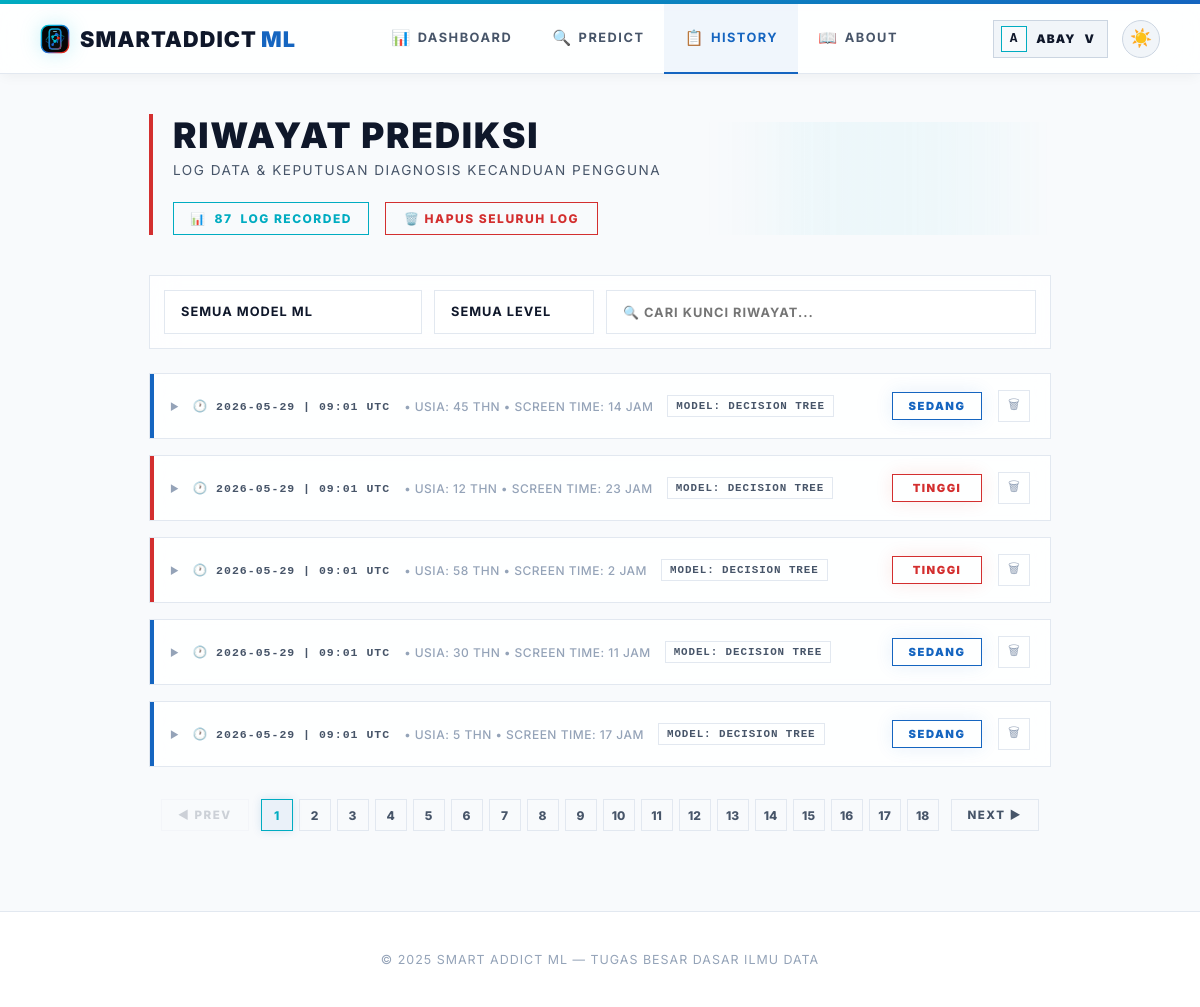
The page /history (signed in) on the database its author committed.
### app.py (models this page shows, shortened)
class User(UserMixin, db.Model):
    id = db.Column(db.Integer, primary_key=True)
    username = db.Column(db.String(80), unique=True, nullable=False)
    password_hash = db.Column(db.String(200), nullable=False)
    role = db.Column(db.String(10), default='user')  # 'user' or 'admin'
    created_at = db.Column(db.DateTime, default=datetime.utcnow)
    predictions = db.relationship('Prediction', backref='user', lazy=True)
    @property
    def is_admin(self):
        return self.role == 'admin'

class Prediction(db.Model):
    id = db.Column(db.Integer, primary_key=True)
    user_id = db.Column(db.Integer, db.ForeignKey('user.id'), nullable=False)
    model_name = db.Column(db.String(50), nullable=False)
    input_values = db.Column(db.Text, nullable=False)  # JSON string
    result = db.Column(db.String(20), nullable=False)
    prediction_raw = db.Column(db.Integer, nullable=False)
    timestamp = db.Column(db.DateTime, default=datetime.utcnow)
    @property
    def input_list(self):
        return json.loads(self.input_values)

### app.py (the view)
@app.route("/history")
@login_required
def history_page():
    user_preds = Prediction.query.filter_by(user_id=current_user.id).order_by(Prediction.timestamp.desc()).all()
    return render_template("history.html", predictions=user_preds, active_page='history')

### app.py (called while the page is built)
@app.after_request
def add_no_cache(response):
    response.headers['Cache-Control'] = 'no-store, no-cache, must-revalidate, max-age=0'
    response.headers['Pragma'] = 'no-cache'
    response.headers['Expires'] = '0'
    return response

@login_manager.user_loader
def load_user(user_id):
    return User.query.get(int(user_id))

### templates/history.html (shortened to what this page needs)
{% extends "base.html" %}
{% block content %}
<main class="content">
    <div class="page-header">
        <h1>RIWAYAT PREDIKSI</h1>
        <p>LOG DATA & KEPUTUSAN DIAGNOSIS KECANDUAN PENGGUNA</p>
        {% if predictions %}
        <div class="header-actions">
            <div class="count-badge">📊 <span id="visibleCount">{{ predictions|length }}</span> LOG RECORDED</div>
            <form method="post" action="{{ url_for('clear_my_history') }}" style="display:inline" onsubmit="return confirm('APAKAH ANDA YAKIN INGIN MENGHAPUS SELURUH LOG RIWAYAT?')">
                <button type="submit" class="btn-danger">🗑️ HAPUS SELURUH LOG</button>
            </form>
        </div>
        {% endif %}
    </div>
    {% if predictions %}
    <div class="filter-bar">
        <select id="filterModel" onchange="applyFilters()">
            <option value="">SEMUA MODEL ML</option>
        </select>
        <select id="filterLevel" onchange="applyFilters()">
            <option value="">SEMUA LEVEL</option>
        </select>
        <input type="text" id="filterSearch" placeholder="🔍 CARI KUNCI RIWAYAT..." oninput="applyFilters()">
    </div>
    <div class="history-list" id="historyList">
        {% for entry in predictions %}
        {% set level_class = 'level-rendah' if entry.result == 'Rendah' else ('level-sedang' if entry.result == 'Sedang' else 'level-tinggi') %}
        {% set inputs = entry.input_list %}
        <div class="history-card {{ level_class }}" style="animation-delay: {{ loop.index0 * 0.05 }}s" data-model="{{ entry.model_name }}" data-level="{{ entry.result }}" data-text="{{ entry.model_name }} {{ entry.result }} {{ entry.timestamp }}">
            <div class="history-main-row" onclick="toggleCard(this.closest('.history-card'))">
                <div class="toggle-area">
                    <span class="expand-icon">▶</span>
                    <span class="history-timestamp">🕐 {{ entry.timestamp.strftime('%Y-%m-%d | %H:%M UTC') }}</span>
                    {% set is_new = inputs|length >= 10 %}
                    <span class="history-summary-text">
                        {% if is_new %}
                            • Usia: {{ inputs[0] | round | int }} thn • Screen Time: {{ inputs[2] | round | int }} jam
                        {% else %}
                            • Data: {{ inputs | length }} fitur
                        {% endif %}
                    </span>
                    <span class="history-model-chip">MODEL: {{ entry.model_name | upper }}</span>
                </div>
                <div class="result-badge {{ level_class }}">{{ entry.result }}</div>
                <form method="post" action="{{ url_for('delete_prediction', pred_id=entry.id) }}" onsubmit="return confirm('HAPUS LOG DIAGNOSIS INI?')" onclick="event.stopPropagation()">
                    <button type="submit" class="delete-btn" title="Hapus Log">🗑</button>
                </form>
            </div>
        </div>
        {% endfor %}
    </div>
    <div class="pagination-container" id="paginationContainer">
        <button class="pager-btn" id="prevBtn" onclick="changePage(-1)">◀ PREV</button>
        <div class="page-numbers" id="pageNumbers"></div>
        <button class="pager-btn" id="nextBtn" onclick="changePage(1)">NEXT ▶</button>
    </div>
    {% endif %}
</main>
{% endblock %}

### templates/base.html (shortened to what this page needs)
<!doctype html>
<html lang="id" data-theme="light">
<head>
</head>
<body>
    <div class="navbar-wrap">
        <nav class="navbar">
            <a href="{{ url_for('dashboard') }}" class="logo" style="text-decoration:none">
                <img class="logo-mark" src="{{ url_for('static', filename='img/smartaddict-logo.svg') }}" alt="" aria-hidden="true">
                <span>SmartAddict<span style="color:var(--m-blue-dark); font-weight: 900; margin-left: 4px;">ML</span></span>
            </a>
            <div class="nav-center">
                {% if current_user.is_authenticated and current_user.is_admin %}
                <a href="{{ url_for('admin_dashboard') }}" {% if active_page == 'admin_dashboard' %}class="active"{% endif %}><span class="nav-icon">🛡️</span>Admin</a>
                <a href="{{ url_for('admin_history') }}" {% if active_page == 'admin_history' %}class="active"{% endif %}><span class="nav-icon">📋</span>History</a>
                <a href="{{ url_for('admin_users') }}" {% if active_page == 'admin_users' %}class="active"{% endif %}><span class="nav-icon">👥</span>Users</a>
                <a href="{{ url_for('about') }}" {% if active_page == 'about' %}class="active"{% endif %}><span class="nav-icon">📖</span>About</a>
                {% elif current_user.is_authenticated %}
                <a href="{{ url_for('dashboard') }}" {% if active_page == 'dashboard' %}class="active"{% endif %}><span class="nav-icon">📊</span>Dashboard</a>
                <a href="{{ url_for('predict') }}" {% if active_page == 'predict' %}class="active"{% endif %}><span class="nav-icon">🔍</span>Predict</a>
                <a href="{{ url_for('history_page') }}" {% if active_page == 'history' %}class="active"{% endif %}><span class="nav-icon">📋</span>History</a>
                <a href="{{ url_for('about') }}" {% if active_page == 'about' %}class="active"{% endif %}><span class="nav-icon">📖</span>About</a>
                {% else %}
                <a href="{{ url_for('dashboard') }}" {% if active_page == 'dashboard' %}class="active"{% endif %}><span class="nav-icon">📊</span>Dashboard</a>
                <a href="{{ url_for('about') }}" {% if active_page == 'about' %}class="active"{% endif %}><span class="nav-icon">📖</span>About</a>
                {% endif %}
            </div>
            <div class="nav-actions">
                {% if current_user.is_authenticated %}
                <div class="profile-menu" id="profileMenu">
                    <button type="button" class="profile-chip {% if active_page == 'profile' %}active{% endif %}" onclick="toggleProfileMenu(event)" aria-expanded="false" aria-controls="profileDropdown">
                        <span class="profile-chip-avatar">{{ current_user.username[0]|upper }}</span>
                        <span class="profile-chip-name">{{ current_user.username }}</span>
                        <span aria-hidden="true">v</span>
                    </button>
                </div>
                {% else %}
                <a href="{{ url_for('login') }}" class="btn-nav-login">Login</a>
                {% endif %}
                <button class="theme-toggle" id="themeToggle" onclick="toggleTheme()" title="Toggle tema">
                    <span id="themeIcon">🌙</span>
                </button>
            </div>
        </nav>
    </div>
    <div class="nav-spacer"></div>
    {% block content %}{% endblock %}
    {% block footer %}
    <footer class="footer">
        <p>© 2025 Smart Addict ML — Tugas Besar Dasar Ilmu Data</p>
    </footer>
    {% endblock %}
</body>
</html>

### templates/base.html (style rules this page uses)
*, *::before, *::after { box-sizing: border-box; margin: 0; padding: 0; }
:root, [data-theme="dark"] { --bg-primary: #050505; --bg-card: #0c0c0c; --bg-input: #121212; --border-card: #1f1f1f; --border-input: #292929; --text-primary: #ffffff; --text-secondary: #b3b3b3; --text-muted: #666666; --navbar-bg: rgba(5, 5, 5, 0.85); --navbar-border: #1f1f1f; --navbar-shadow: none; --m-blue-light: #00bcd4; --m-blue-dark: #1c69d4; --m-red: #e22718; --accent-cyan: #00bcd4; --accent-blue: #1c69d4; --accent-purple: #9c27b0; --accent-emerald: #34d399; --accent-rose: #e22718; --accent-amber: #fbbf24; --nav-active-bg: rgba(255, 255, 255, 0.05); --nav-active-glow: none; --card-shadow: 0 10px 30px rgba(0, 0, 0, 0.5); --text-logo-dark: #ffffff; }
[data-theme="light"] { --bg-primary: #f8fafc; --bg-card: #ffffff; --bg-input: #f1f5f9; --border-card: #e2e8f0; --border-input: #cbd5e1; --text-primary: #0f172a; --text-secondary: #475569; --text-muted: #94a3b8; --navbar-bg: rgba(255, 255, 255, 0.85); --navbar-border: #e2e8f0; --navbar-shadow: 0 4px 12px -2px rgba(0, 0, 0, 0.05); --m-blue-light: #00acc1; --m-blue-dark: #1565c0; --m-red: #d32f2f; --accent-cyan: #00acc1; --accent-blue: #1565c0; --accent-purple: #7b1fa2; --accent-emerald: #2e7d32; --accent-rose: #c2185b; --accent-amber: #f57c00; --nav-active-bg: rgba(21, 101, 192, 0.06); --nav-active-glow: none; --card-shadow: 0 10px 30px rgba(15, 23, 42, 0.06), 0 4px 10px rgba(15, 23, 42, 0.03); --text-logo-dark: #0f172a; }
body { font-family: 'Inter', system-ui, -apple-system, sans-serif; background: var(--bg-primary); color: var(--text-primary); min-height: 100vh; overflow-x: hidden; }
.navbar-wrap { position: fixed; top: 0; left: 0; right: 0; z-index: 50; width: 100%; }
.navbar { background: var(--navbar-bg); border-bottom: 1px solid var(--navbar-border); backdrop-filter: blur(16px); -webkit-backdrop-filter: blur(16px); box-shadow: var(--navbar-shadow); padding: 0 40px; height: 70px; display: flex; align-items: center; justify-content: space-between; }
.nav-spacer { height: 74px; }
.logo { font-family: 'Inter', sans-serif; font-size: 1.35rem; font-weight: 900; letter-spacing: 0.05em; text-transform: uppercase; color: var(--text-logo-dark); white-space: nowrap; user-select: none; display: inline-flex; align-items: center; gap: 10px; }
.logo-mark { width: 30px; height: 30px; display: block; filter: drop-shadow(0 0 10px rgba(0, 188, 212, 0.22)); }
.nav-center { display: flex; align-items: center; height: 100%; }
.nav-center a { padding: 0 20px; font-size: 0.8rem; font-weight: 700; color: var(--text-secondary); text-decoration: none; text-transform: uppercase; letter-spacing: 1.5px; height: 70px; display: inline-flex; align-items: center; transition: all 0.2s ease; border-bottom: 2px solid transparent; }
.nav-center a.active { color: var(--m-blue-dark); background: var(--nav-active-bg); border-bottom: 2px solid var(--m-blue-dark); }
.nav-center a .nav-icon { margin-right: 6px; font-size: 0.95rem; }
.nav-actions { display: flex; align-items: center; gap: 14px; }
.profile-menu { position: relative; }
.profile-chip { display: inline-flex; align-items: center; gap: 9px; height: 38px; padding: 0 12px 0 7px; border-radius: 0px; border: 1px solid var(--border-input); background: var(--bg-input); color: var(--text-primary); cursor: pointer; font-family: inherit; font-size: 0.74rem; font-weight: 900; letter-spacing: 1.1px; text-transform: uppercase; transition: all 0.25s ease; }
.profile-chip-avatar { width: 26px; height: 26px; display: inline-flex; align-items: center; justify-content: center; background: var(--bg-primary); border: 1px solid var(--m-blue-light); color: var(--text-primary); font-family: monospace; font-size: 0.8rem; font-weight: 900; }
.profile-chip-name { max-width: 120px; overflow: hidden; text-overflow: ellipsis; white-space: nowrap; }
.theme-toggle { display: inline-flex !important; align-items: center; justify-content: center; width: 38px; height: 38px; border-radius: 50%; background: var(--bg-input); border: 1px solid var(--border-input); color: var(--text-primary); cursor: pointer; transition: all 0.3s cubic-bezier(0.4, 0, 0.2, 1); outline: none; font-size: 1.1rem; }
.footer { text-align: center; padding: 40px 24px; font-size: 0.78rem; color: var(--text-muted); border-top: 1px solid var(--border-card); position: relative; z-index: 1; background: var(--bg-card); text-transform: uppercase; letter-spacing: 1px; }

### rows shown on the page
User: username "A", username "ABAY"
Prediction: timestamp "2026-05-29 | 09:01 UTC", inputs "45", inputs "14", model_name "DECISION TREE", result "SEDANG"
Prediction: timestamp "2026-05-29 | 09:01 UTC", inputs "12", inputs "23", model_name "DECISION TREE", result "TINGGI"
Prediction: timestamp "2026-05-29 | 09:01 UTC", inputs "58", prediction_raw "2", model_name "DECISION TREE", result "TINGGI"
Prediction: timestamp "2026-05-29 | 09:01 UTC", inputs "30", inputs "11", model_name "DECISION TREE", result "SEDANG"
Prediction: timestamp "2026-05-29 | 09:01 UTC", inputs "5", inputs "17", model_name "DECISION TREE", result "SEDANG"

### other values the page prints
{{ predictions|length }} "87"
